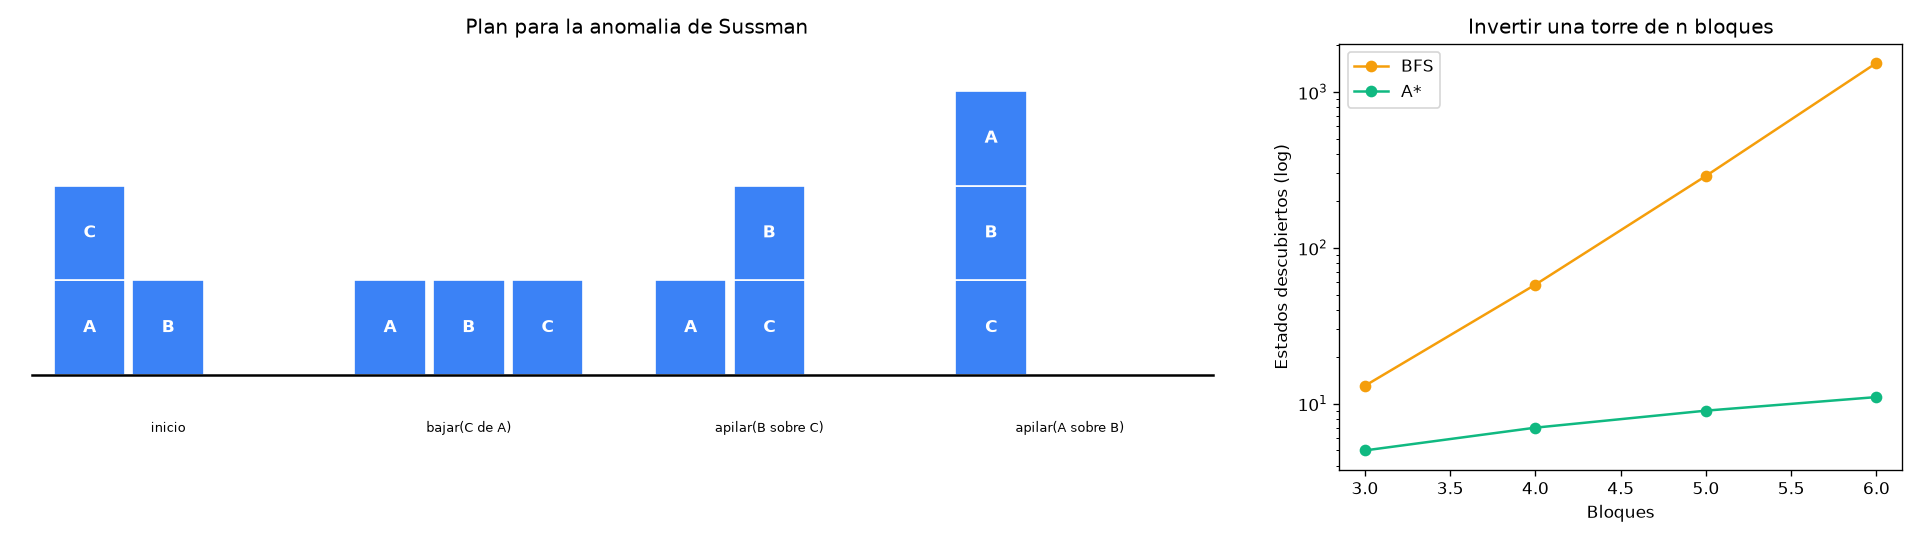

Write Python code to recreate this figure.
"""
LECCION 2.4 - PLANIFICACION (ESTILO STRIPS)
===========================================

Objetivo: que el agente razone sobre ACCIONES y sus EFECTOS en un mundo
descrito con hechos, no con coordenadas.

En las lecciones 2.2 y 2.3 el estado era una posicion (fila, col) y las
acciones eran "moverse". Aqui el estado es un CONJUNTO DE HECHOS, como
("sobre", "A", "B") = "el bloque A esta sobre el B", y cada accion dice:
  - PRECONDICIONES: que hechos tienen que ser ciertos para poder hacerla
  - EFECTOS: que hechos agrega y cuales elimina

Es el formato STRIPS (Stanford, 1971), base de los planificadores.

Problema: el "mundo de los bloques". Hay bloques sobre una mesa; se
puede mover un bloque que no tenga nada encima a la mesa o sobre otro
bloque libre. Queremos pasar de una torre a otra.

La busqueda es la misma de 2.2 (BFS) y 2.3 (A*): solo cambia que es un
estado y como se generan los sucesores.
"""

from collections import deque
from itertools import count, permutations
import heapq
import time

import matplotlib.pyplot as plt


# ============================================================
# PARTE 1: LAS ACCIONES (precondiciones y efectos)
# ============================================================
# Un estado es un frozenset de hechos (tuplas). frozenset es un set que
# no se puede modificar: asi puede usarse como clave de diccionario y
# guardarse en el conjunto de visitados.

class Accion:
    def __init__(self, nombre, precondiciones, agregar, eliminar):
        self.nombre = nombre
        self.precondiciones = frozenset(precondiciones)
        self.agregar = frozenset(agregar)
        self.eliminar = frozenset(eliminar)

    def aplicable(self, estado):
        return self.precondiciones <= estado                 # todas las precondiciones estan en el estado

    def aplicar(self, estado):
        return (estado - self.eliminar) | self.agregar       # quitar y agregar hechos

    def __repr__(self):
        return self.nombre


def crear_acciones(bloques):
    """Instancia las acciones para todos los bloques (grounding)."""
    acciones = []
    for x in bloques:
        for y in bloques:
            if x == y:
                continue
            # mover x desde la mesa hasta encima de y
            acciones.append(Accion(f"apilar({x} sobre {y})",
                                   [("en_mesa", x), ("libre", x), ("libre", y)],
                                   [("sobre", x, y)],
                                   [("en_mesa", x), ("libre", y)]))
            # mover x desde encima de y hasta la mesa
            acciones.append(Accion(f"bajar({x} de {y})",
                                   [("sobre", x, y), ("libre", x)],
                                   [("en_mesa", x), ("libre", y)],
                                   [("sobre", x, y)]))
            for z in bloques:
                if z in (x, y):
                    continue
                # mover x desde encima de y hasta encima de z
                acciones.append(Accion(f"mover({x} de {y} a {z})",
                                       [("sobre", x, y), ("libre", x), ("libre", z)],
                                       [("sobre", x, z), ("libre", y)],
                                       [("sobre", x, y), ("libre", z)]))
    return acciones


# ============================================================
# PARTE 2: EL PROBLEMA (la anomalia de Sussman)
# ============================================================
#   Inicio:  C          Meta:  A
#            A    B            B
#           ------             C
#                             ------

BLOQUES = ["A", "B", "C"]
INICIAL = frozenset([("sobre", "C", "A"), ("en_mesa", "A"), ("en_mesa", "B"),
                     ("libre", "C"), ("libre", "B")])
META = frozenset([("sobre", "A", "B"), ("sobre", "B", "C")])

ACCIONES = crear_acciones(BLOQUES)
print(f"Bloques: {BLOQUES} -> {len(ACCIONES)} acciones instanciadas")
print("Aplicables en el estado inicial:", [a for a in ACCIONES if a.aplicable(INICIAL)])


# ============================================================
# PARTE 3: PLANIFICACION HACIA ADELANTE (forward chaining) CON BFS
# ============================================================
# Desde el estado inicial, aplicar acciones hasta llegar a un estado que
# contenga todos los hechos de la meta. Es BFS de la 2.2 casi sin cambios.

def planificar_bfs(inicial, meta, acciones):
    frontera = deque([inicial])
    padre = {inicial: (None, None)}            # estado -> (estado anterior, accion)
    while frontera:
        estado = frontera.popleft()
        if meta <= estado:                     # la meta es un subconjunto del estado
            return reconstruir(padre, estado), len(padre)
        for accion in acciones:
            if accion.aplicable(estado):
                siguiente = accion.aplicar(estado)
                if siguiente not in padre:
                    padre[siguiente] = (estado, accion)
                    frontera.append(siguiente)
    return None, len(padre)


def reconstruir(padre, estado):
    plan = []
    while padre[estado][0] is not None:
        estado, accion = padre[estado]
        plan.append(accion)
    return plan[::-1]


plan, explorados = planificar_bfs(INICIAL, META, ACCIONES)
print(f"\n--- Hacia adelante (BFS) ---")
print(f"Plan de {len(plan)} acciones: {plan}  | estados descubiertos: {explorados}")


# ============================================================
# PARTE 4: PLANIFICACION HACIA ATRAS (backward chaining / regresion)
# ============================================================
# Desde la meta: buscar una accion que logre alguno de sus hechos sin
# destruir otro, y reemplazar la meta por "lo que haria falta ANTES"
# (regresion). Se termina cuando la sub-meta ya es cierta en el inicio.
#   regresar(meta, accion) = (meta - agregar) | precondiciones

def regresar(meta, accion):
    if not (accion.agregar & meta):            # la accion no aporta nada a la meta
        return None
    if accion.eliminar & meta:                 # la accion destruye parte de la meta
        return None
    return (meta - accion.agregar) | accion.precondiciones


def planificar_hacia_atras(inicial, meta, acciones):
    frontera = deque([meta])
    padre = {meta: (None, None)}
    while frontera:
        submeta = frontera.popleft()
        if submeta <= inicial:                 # ya se cumple en el estado inicial
            plan = []
            while padre[submeta][0] is not None:
                submeta, accion = padre[submeta]
                plan.append(accion)
            return plan, len(padre)            # se lee en orden: la primera accion va primero
        for accion in acciones:
            anterior = regresar(submeta, accion)
            if anterior is not None and anterior not in padre:
                padre[anterior] = (submeta, accion)
                frontera.append(anterior)
    return None, len(padre)


plan_atras, explorados_atras = planificar_hacia_atras(INICIAL, META, ACCIONES)
print(f"\n--- Hacia atras (regresion) ---")
print(f"Plan de {len(plan_atras)} acciones: {plan_atras}  | sub-metas descubiertas: {explorados_atras}")


# ============================================================
# PARTE 5: A* CON UNA HEURISTICA DE PLANIFICACION
# ============================================================
# h = cuantos hechos de la meta faltan. Cada accion mueve UN bloque, asi
# que agrega como mucho un hecho "sobre" de la meta: h no sobreestima.

def planificar_astar(inicial, meta, acciones):
    h = lambda estado: len(meta - estado)
    contador = count()
    frontera = [(h(inicial), next(contador), inicial)]
    g = {inicial: 0}
    padre = {inicial: (None, None)}
    cerrados = set()
    while frontera:
        _, _, estado = heapq.heappop(frontera)
        if estado in cerrados:
            continue
        cerrados.add(estado)
        if meta <= estado:
            return reconstruir(padre, estado), len(padre)
        for accion in acciones:
            if accion.aplicable(estado):
                siguiente = accion.aplicar(estado)
                if siguiente not in g or g[estado] + 1 < g[siguiente]:
                    g[siguiente] = g[estado] + 1
                    padre[siguiente] = (estado, accion)
                    heapq.heappush(frontera, (g[siguiente] + h(siguiente), next(contador), siguiente))
    return None, len(padre)


# ============================================================
# PARTE 6: ESCALAR: MAS BLOQUES
# ============================================================
# Inicio: todos los bloques apilados en orden (A sobre B sobre C ...).
# Meta:   la torre invertida.

def torre(orden):
    hechos = [("en_mesa", orden[-1]), ("libre", orden[0])]
    hechos += [("sobre", a, b) for a, b in zip(orden, orden[1:])]
    return frozenset(hechos)


print("\n--- Escalando: invertir una torre de n bloques ---")
tabla = []
for n in [3, 4, 5, 6]:
    bloques = [chr(ord("A") + i) for i in range(n)]
    acciones = crear_acciones(bloques)
    inicial = torre(bloques)
    meta = frozenset(h for h in torre(bloques[::-1]) if h[0] == "sobre")
    fila = {"n": n}
    for nombre, planificador in [("BFS", planificar_bfs), ("A*", planificar_astar)]:
        t0 = time.perf_counter()
        p, e = planificador(inicial, meta, acciones)
        fila[nombre] = (len(p), e, time.perf_counter() - t0)
    tabla.append(fila)
    print(f"n={n} | acciones={len(acciones):3d} | BFS: plan {fila['BFS'][0]}, {fila['BFS'][1]:6d} estados "
          f"| A*: plan {fila['A*'][0]}, {fila['A*'][1]:6d} estados")


# ============================================================
# PARTE 7: VISUALIZACION
# ============================================================
# (1) el plan de la anomalia de Sussman, paso a paso
# (2) estados explorados segun la cantidad de bloques

def dibujar_estado(ax, estado, x0, titulo):
    sobre = {h[1]: h[2] for h in estado if h[0] == "sobre"}
    base = [h[1] for h in estado if h[0] == "en_mesa"]
    for i, b in enumerate(sorted(base)):
        pila, actual = [b], b
        while actual in sobre.values():
            actual = [k for k, v in sobre.items() if v == actual][0]
            pila.append(actual)
        for nivel, bloque in enumerate(pila):
            ax.add_patch(plt.Rectangle((x0 + i * 1.1, nivel), 1, 1, color="#3B82F6", ec="white"))
            ax.text(x0 + i * 1.1 + 0.5, nivel + 0.5, bloque, ha="center", va="center", color="white", fontweight="bold")
    ax.text(x0 + 1.6, -0.6, titulo, ha="center", fontsize=8)


fig, (ax1, ax2) = plt.subplots(1, 2, figsize=(16, 4.5), gridspec_kw={"width_ratios": [2.2, 1]})
estado = INICIAL
dibujar_estado(ax1, estado, 0, "inicio")
for i, accion in enumerate(plan):
    estado = accion.aplicar(estado)
    dibujar_estado(ax1, estado, (i + 1) * 4.2, str(accion))
ax1.plot([-0.3, (len(plan) + 1) * 4.2 - 0.6], [0, 0], color="black")
ax1.set_xlim(-0.5, (len(plan) + 1) * 4.2)
ax1.set_ylim(-1, 3.5)
ax1.axis("off")
ax1.set_title("Plan para la anomalia de Sussman")

ns = [f["n"] for f in tabla]
ax2.plot(ns, [f["BFS"][1] for f in tabla], marker="o", color="#F59E0B", label="BFS")
ax2.plot(ns, [f["A*"][1] for f in tabla], marker="o", color="#10B981", label="A*")
ax2.set_yscale("log")
ax2.set_xlabel("Bloques")
ax2.set_ylabel("Estados descubiertos (log)")
ax2.set_title("Invertir una torre de n bloques")
ax2.legend()

plt.tight_layout()
plt.savefig("10_agent_planning.png", dpi=120)
print("\nGrafico guardado en: 10_agent_planning.png")
print("Abriendo ventana con el grafico... (cerrala para que el script termine)")
plt.show()


# ============================================================
# CONCEPTOS CLAVE
# ============================================================
print("""
CONCEPTOS CLAVE DE ESTA LECCION:
1. Un estado puede describirse como un conjunto de hechos
2. Una accion STRIPS tiene precondiciones (cuando se puede hacer) y efectos
   (que hechos agrega y cuales elimina)
3. Planificar hacia adelante = buscar (BFS, A*) en el espacio de estados
   generado por las acciones aplicables
4. Planificar hacia atras = partir de la meta y preguntar "que deberia
   ser cierto antes?" (regresion)
5. La cantidad de estados crece explosivamente con los objetos: hacen
   falta heuristicas

EXPERIMENTOS SUGERIDOS:
- Cambia META por la torre C sobre B sobre A: cuantas acciones hacen falta?
- Resuelve la meta de a una sub-meta por vez (primero A sobre B, despues
  B sobre C, sin deshacer la anterior): por que falla?
- Agrega una accion "cargar" con un hecho ("mano_vacia") y ve como cambia
  el numero de estados
""")
